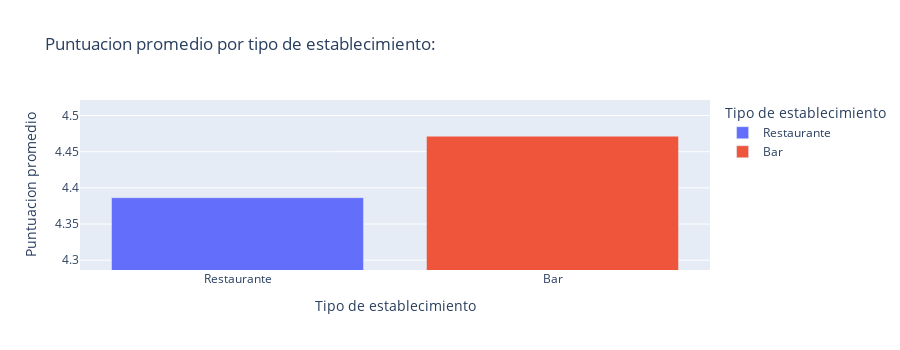
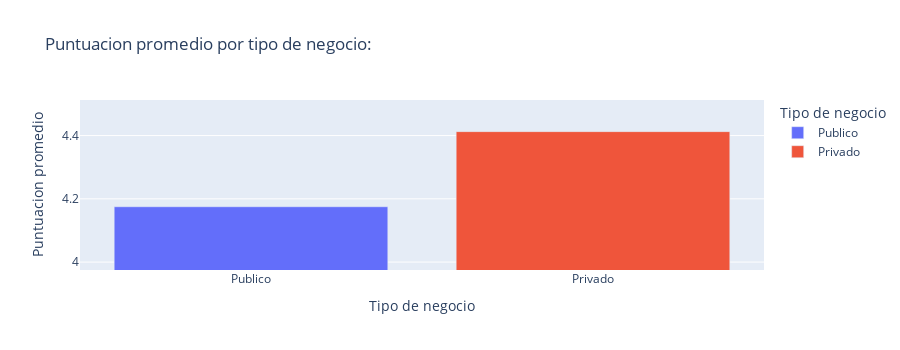
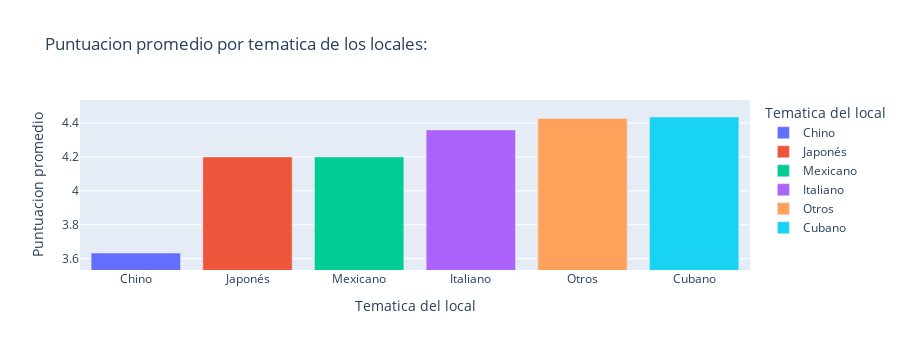
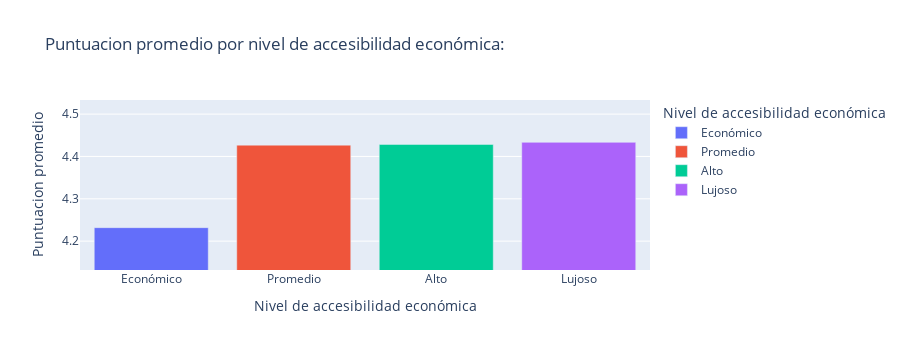

Notebook code cell kept with these figures, in order:
### Markdown cell above
---
<a id="puntuacionpromedio"></a>
                Tablas respecto a la ***puntuacion promedio***:
---
  Ahora observemos la diferencia de ***puntuacion promedio*** por el ***Tipo de establecimiento***, ***Tipo de negocio*** y por la ***tematica*** que utiliza, o sea de que pais principal es su oferta gastronomica.

  Ademas de ello tambien vale la pena ver por el nivel de ***accecibilidad economica*** respecto a la ***puntuacion promedio***, aunque la unica conclusion que podemos sacar de esto es que los restaurantes que dan un servicio de nivel economico tienen a recibir una peor puntuacion.

  Ordenado de $Menos$ a $Más$

---
>**Nota**: Ha sido acercado artificialmente para mostrar la diferencia entre uno y el otro  mas graficamente, fijese en los valores individuales de cada uno para evitar confusiones con los rangos de los datos.
---
Ir a [inicio](#inicio)

### Code cell
df_est_type = df.groupby('est_type')['rating'].mean().reset_index()
df_bus_type = df.groupby('bus_type')['rating'].mean().reset_index()
df_cuisine = df.groupby('cuisine')['rating'].mean().reset_index()
df_level = df.groupby('level')['rating'].mean().reset_index()

df_est_type_add_reviews = df.groupby('est_type').size().reset_index(name='cantity')
df_bus_type_add_reviews = df.groupby('bus_type').size().reset_index(name='cantity')
df_cuisine_add_reviews = df.groupby('cuisine').size().reset_index(name='reviews')
df_level_add_reviews = df.groupby('level').size().reset_index(name='cantity')

df_est_type = df_est_type.merge(df_est_type_add_reviews, on='est_type', how='left')
df_bus_type = df_bus_type.merge(df_bus_type_add_reviews, on='bus_type', how='left')
df_cuisine = df_cuisine.merge(df_cuisine_add_reviews, on='cuisine', how='left')
df_level = df_level.merge(df_level_add_reviews, on='level', how='left')

df_est_type['est_type'] = df_est_type['est_type'].map({'bar': 'Bar', 'restaurant': 'Restaurante'})
df_bus_type['bus_type'] = df_bus_type['bus_type'].map({'private': 'Privado', 'state': 'Publico'})
df_cuisine['cuisine'] = df_cuisine['cuisine'].map({"chinese": "Chino", "cuban": "Cubano", "italian": "Italiano", "japanese": "Japonés", "mexican": "Mexicano", "others": "Otros"})
df_level['level'] = df_level['level'].map({'economic':'Económico','medium': 'Promedio','high': 'Alto','luxurious': 'Lujoso'})#economic, medium, high, luxurious

df_est_type = df_est_type.sort_values('rating')
df_bus_type = df_bus_type.sort_values('rating')
df_cuisine = df_cuisine.sort_values('rating')
df_level = df_level.sort_values('rating')

fig_est_type = px.bar(
    df_est_type,
    x='est_type',
    y='rating',
    hover_data=['cantity'],
    labels={
        "est_type": "Tipo de establecimiento",
        "rating": "Puntuacion promedio",
        "cantity": "Cantidad de tipos de establecimientos"
    },
    title='Puntuacion promedio por tipo de establecimiento:',
    range_y=[min(df_est_type['rating']) -0.1, max(df_est_type['rating']) + 0.05],
    color='est_type',
    width=0, height=350
)

fig_bus_type = px.bar(
    df_bus_type,
    x='bus_type',
    y='rating',
    hover_data=['cantity'],
    labels={
        "bus_type": "Tipo de negocio",
        "rating": "Puntuacion promedio",
        "cantity": "Cantidad de tipos de negocios"
    },
    title='Puntuacion promedio por tipo de negocio:',
    range_y=[min(df_bus_type['rating']) -0.2, max(df_bus_type['rating']) + 0.1],
    color='bus_type',
    width=0, height=350
)
fig_cuisine = px.bar(
    df_cuisine,
    x='cuisine',
    y='rating',
    hover_data=['reviews'],
    labels={
        "cuisine": "Tematica del local",
        "rating": "Puntuacion promedio",
        "reviews": "Numero de reseñas"
    },
    title='Puntuacion promedio por tematica de los locales:',
    range_y=[min(df_cuisine['rating']) -0.1, max(df_cuisine['rating']) + 0.1],
    color='cuisine',
    width=0, height=350
)

fig_level = px.bar(
    df_level,
    x='level',
    y='rating',
    hover_data=['cantity'],
    labels={
        "level": "Nivel de accesibilidad económica",
        "rating": "Puntuacion promedio",
        "cantity": "Cantidad de locales con este nivel"
    },
    title='Puntuacion promedio por nivel de accesibilidad económica:',
    range_y=[min(df_level['rating']) -0.1, max(df_level['rating']) + 0.1],
    color='level',
    width=0, height=350
)

fig_est_type.show()
fig_bus_type.show()
fig_cuisine.show()
fig_level.show()

### Figure 1 — Plotly figure (JSON) as saved in the notebook; plotly's stock layout.template omitted (floating-point values rounded to 4 significant figures)
{"data": [{"alignmentgroup": "True", "customdata": [[170]], "hovertemplate": "Tipo de establecimiento=%{x}<br>Puntuacion promedio=%{y}<br>Cantidad de tipos de establecimientos=%{customdata[0]}<extra></extra>", "legendgroup": "Restaurante", "marker": {"color": "#636efa", "pattern": {"shape": ""}}, "name": "Restaurante", "offsetgroup": "Restaurante", "orientation": "v", "showlegend": true, "textposition": "auto", "type": "bar", "x": ["Restaurante"], "xaxis": "x", "y": [4.386], "yaxis": "y"}, {"alignmentgroup": "True", "customdata": [[56]], "hovertemplate": "Tipo de establecimiento=%{x}<br>Puntuacion promedio=%{y}<br>Cantidad de tipos de establecimientos=%{customdata[0]}<extra></extra>", "legendgroup": "Bar", "marker": {"color": "#EF553B", "pattern": {"shape": ""}}, "name": "Bar", "offsetgroup": "Bar", "orientation": "v", "showlegend": true, "textposition": "auto", "type": "bar", "x": ["Bar"], "xaxis": "x", "y": [4.471], "yaxis": "y"}], "layout": {"barmode": "relative", "height": 350, "legend": {"title": {"text": "Tipo de establecimiento"}, "tracegroupgap": 0}, "title": {"text": "Puntuacion promedio por tipo de establecimiento:"}, "xaxis": {"anchor": "y", "categoryarray": ["Restaurante", "Bar"], "categoryorder": "array", "domain": [0, 1], "title": {"text": "Tipo de establecimiento"}}, "yaxis": {"anchor": "x", "domain": [0, 1], "range": [4.286, 4.521], "title": {"text": "Puntuacion promedio"}}}}

### Figure 2 — Plotly figure (JSON) as saved in the notebook; plotly's stock layout.template omitted (floating-point values rounded to 4 significant figures)
{"data": [{"alignmentgroup": "True", "customdata": [[4]], "hovertemplate": "Tipo de negocio=%{x}<br>Puntuacion promedio=%{y}<br>Cantidad de tipos de negocios=%{customdata[0]}<extra></extra>", "legendgroup": "Publico", "marker": {"color": "#636efa", "pattern": {"shape": ""}}, "name": "Publico", "offsetgroup": "Publico", "orientation": "v", "showlegend": true, "textposition": "auto", "type": "bar", "x": ["Publico"], "xaxis": "x", "y": [4.175], "yaxis": "y"}, {"alignmentgroup": "True", "customdata": [[224]], "hovertemplate": "Tipo de negocio=%{x}<br>Puntuacion promedio=%{y}<br>Cantidad de tipos de negocios=%{customdata[0]}<extra></extra>", "legendgroup": "Privado", "marker": {"color": "#EF553B", "pattern": {"shape": ""}}, "name": "Privado", "offsetgroup": "Privado", "orientation": "v", "showlegend": true, "textposition": "auto", "type": "bar", "x": ["Privado"], "xaxis": "x", "y": [4.412], "yaxis": "y"}], "layout": {"barmode": "relative", "height": 350, "legend": {"title": {"text": "Tipo de negocio"}, "tracegroupgap": 0}, "title": {"text": "Puntuacion promedio por tipo de negocio:"}, "xaxis": {"anchor": "y", "categoryarray": ["Publico", "Privado"], "categoryorder": "array", "domain": [0, 1], "title": {"text": "Tipo de negocio"}}, "yaxis": {"anchor": "x", "domain": [0, 1], "range": [3.975, 4.512], "title": {"text": "Puntuacion promedio"}}}}

### Figure 3 — Plotly figure (JSON) as saved in the notebook; plotly's stock layout.template omitted (floating-point values rounded to 4 significant figures)
{"data": [{"alignmentgroup": "True", "customdata": [[3]], "hovertemplate": "Tematica del local=%{x}<br>Puntuacion promedio=%{y}<br>Numero de reseñas=%{customdata[0]}<extra></extra>", "legendgroup": "Chino", "marker": {"color": "#636efa", "pattern": {"shape": ""}}, "name": "Chino", "offsetgroup": "Chino", "orientation": "v", "showlegend": true, "textposition": "auto", "type": "bar", "x": ["Chino"], "xaxis": "x", "y": [3.633], "yaxis": "y"}, {"alignmentgroup": "True", "customdata": [[1]], "hovertemplate": "Tematica del local=%{x}<br>Puntuacion promedio=%{y}<br>Numero de reseñas=%{customdata[0]}<extra></extra>", "legendgroup": "Japonés", "marker": {"color": "#EF553B", "pattern": {"shape": ""}}, "name": "Japonés", "offsetgroup": "Japonés", "orientation": "v", "showlegend": true, "textposition": "auto", "type": "bar", "x": ["Japonés"], "xaxis": "x", "y": [4.2], "yaxis": "y"}, {"alignmentgroup": "True", "customdata": [[4]], "hovertemplate": "Tematica del local=%{x}<br>Puntuacion promedio=%{y}<br>Numero de reseñas=%{customdata[0]}<extra></extra>", "legendgroup": "Mexicano", "marker": {"color": "#00cc96", "pattern": {"shape": ""}}, "name": "Mexicano", "offsetgroup": "Mexicano", "orientation": "v", "showlegend": true, "textposition": "auto", "type": "bar", "x": ["Mexicano"], "xaxis": "x", "y": [4.2], "yaxis": "y"}, {"alignmentgroup": "True", "customdata": [[27]], "hovertemplate": "Tematica del local=%{x}<br>Puntuacion promedio=%{y}<br>Numero de reseñas=%{customdata[0]}<extra></extra>", "legendgroup": "Italiano", "marker": {"color": "#ab63fa", "pattern": {"shape": ""}}, "name": "Italiano", "offsetgroup": "Italiano", "orientation": "v", "showlegend": true, "textposition": "auto", "type": "bar", "x": ["Italiano"], "xaxis": "x", "y": [4.359], "yaxis": "y"}, {"alignmentgroup": "True", "customdata": [[62]], "hovertemplate": "Tematica del local=%{x}<br>Puntuacion promedio=%{y}<br>Numero de reseñas=%{customdata[0]}<extra></extra>", "legendgroup": "Otros", "marker": {"color": "#FFA15A", "pattern": {"shape": ""}}, "name": "Otros", "offsetgroup": "Otros", "orientation": "v", "showlegend": true, "textposition": "auto", "type": "bar", "x": ["Otros"], "xaxis": "x", "y": [4.427], "yaxis": "y"}, {"alignmentgroup": "True", "customdata": [[131]], "hovertemplate": "Tematica del local=%{x}<br>Puntuacion promedio=%{y}<br>Numero de reseñas=%{customdata[0]}<extra></extra>", "legendgroup": "Cubano", "marker": {"color": "#19d3f3", "pattern": {"shape": ""}}, "name": "Cubano", "offsetgroup": "Cubano", "orientation": "v", "showlegend": true, "textposition": "auto", "type": "bar", "x": ["Cubano"], "xaxis": "x", "y": [4.435], "yaxis": "y"}], "layout": {"barmode": "relative", "height": 350, "legend": {"title": {"text": "Tematica del local"}, "tracegroupgap": 0}, "title": {"text": "Puntuacion promedio por tematica de los locales:"}, "xaxis": {"anchor": "y", "categoryarray": ["Chino", "Japonés", "Mexicano", "Italiano", "Otros", "Cubano"], "categoryorder": "array", "domain": [0, 1], "title": {"text": "Tematica del local"}}, "yaxis": {"anchor": "x", "domain": [0, 1], "range": [3.533, 4.535], "title": {"text": "Puntuacion promedio"}}}}

### Figure 4 — Plotly figure (JSON) as saved in the notebook; plotly's stock layout.template omitted (floating-point values rounded to 4 significant figures)
{"data": [{"alignmentgroup": "True", "customdata": [[22]], "hovertemplate": "Nivel de accesibilidad económica=%{x}<br>Puntuacion promedio=%{y}<br>Cantidad de locales con este nivel=%{customdata[0]}<extra></extra>", "legendgroup": "Económico", "marker": {"color": "#636efa", "pattern": {"shape": ""}}, "name": "Económico", "offsetgroup": "Económico", "orientation": "v", "showlegend": true, "textposition": "auto", "type": "bar", "x": ["Económico"], "xaxis": "x", "y": [4.232], "yaxis": "y"}, {"alignmentgroup": "True", "customdata": [[163]], "hovertemplate": "Nivel de accesibilidad económica=%{x}<br>Puntuacion promedio=%{y}<br>Cantidad de locales con este nivel=%{customdata[0]}<extra></extra>", "legendgroup": "Promedio", "marker": {"color": "#EF553B", "pattern": {"shape": ""}}, "name": "Promedio", "offsetgroup": "Promedio", "orientation": "v", "showlegend": true, "textposition": "auto", "type": "bar", "x": ["Promedio"], "xaxis": "x", "y": [4.427], "yaxis": "y"}, {"alignmentgroup": "True", "customdata": [[37]], "hovertemplate": "Nivel de accesibilidad económica=%{x}<br>Puntuacion promedio=%{y}<br>Cantidad de locales con este nivel=%{customdata[0]}<extra></extra>", "legendgroup": "Alto", "marker": {"color": "#00cc96", "pattern": {"shape": ""}}, "name": "Alto", "offsetgroup": "Alto", "orientation": "v", "showlegend": true, "textposition": "auto", "type": "bar", "x": ["Alto"], "xaxis": "x", "y": [4.428], "yaxis": "y"}, {"alignmentgroup": "True", "customdata": [[6]], "hovertemplate": "Nivel de accesibilidad económica=%{x}<br>Puntuacion promedio=%{y}<br>Cantidad de locales con este nivel=%{customdata[0]}<extra></extra>", "legendgroup": "Lujoso", "marker": {"color": "#ab63fa", "pattern": {"shape": ""}}, "name": "Lujoso", "offsetgroup": "Lujoso", "orientation": "v", "showlegend": true, "textposition": "auto", "type": "bar", "x": ["Lujoso"], "xaxis": "x", "y": [4.433], "yaxis": "y"}], "layout": {"barmode": "relative", "height": 350, "legend": {"title": {"text": "Nivel de accesibilidad económica"}, "tracegroupgap": 0}, "title": {"text": "Puntuacion promedio por nivel de accesibilidad económica:"}, "xaxis": {"anchor": "y", "categoryarray": ["Económico", "Promedio", "Alto", "Lujoso"], "categoryorder": "array", "domain": [0, 1], "title": {"text": "Nivel de accesibilidad económica"}}, "yaxis": {"anchor": "x", "domain": [0, 1], "range": [4.132, 4.533], "title": {"text": "Puntuacion promedio"}}}}
